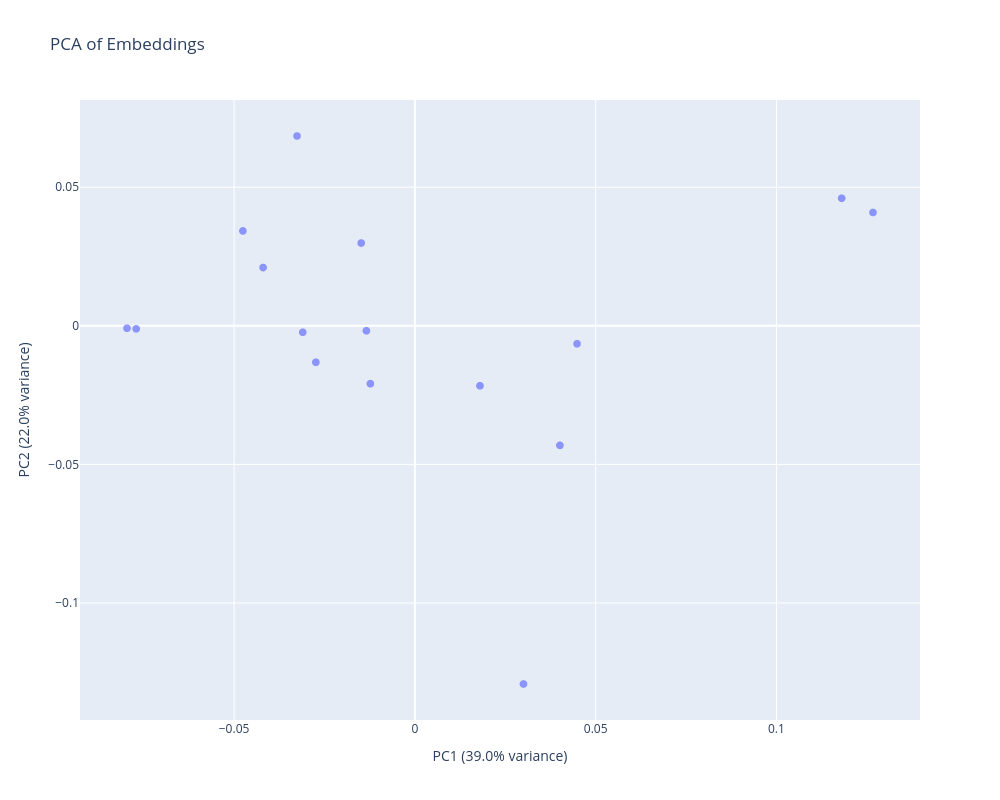

Notebook source saved alongside this figure:
### Markdown cell above
## 3. YESNO clips

A few `.wav` files from OpenSLR, read with the standard-library `wave` module. Lengths differ, so `collate_fn` pads each batch. `show_fn` returns the spectrogram as a grayscale image. The model keeps the log energy of 16 frequency bands.

### Code cell
archive = ROOT / "waves_yesno.tar.gz"
extracted = ROOT / "yesno_archive"
if not any(extracted.glob("**/*.wav")):
    urllib.request.urlretrieve(
        "https://www.openslr.org/resources/1/waves_yesno.tar.gz",
        archive,
    )
    extracted.mkdir(exist_ok=True)
    with tarfile.open(archive) as bundle:
        bundle.extractall(extracted)

clip_dir = ROOT / "clips"
clip_dir.mkdir(exist_ok=True)
for wav_path in sorted(extracted.glob("**/*.wav"))[:16]:
    shutil.copy(wav_path, clip_dir / wav_path.name)


def load_wave(path: str) -> np.ndarray:
    with wave.open(path, "rb") as handle:
        frames = handle.readframes(handle.getnframes())
        width = handle.getsampwidth()
    if width != 2:
        raise ValueError(f"Expected 16-bit wav audio, got sample width {width}.")
    audio = np.frombuffer(frames, dtype="<i2").astype(np.float32)
    return np.ascontiguousarray(audio / 32768.0)


def collate_waves(samples: list[np.ndarray]) -> torch.Tensor:
    width = max(len(sample) for sample in samples)
    rows = np.zeros((len(samples), width), dtype=np.float32)
    for index, sample in enumerate(samples):
        rows[index, : len(sample)] = sample
    return torch.from_numpy(rows)


def show_wave(waveform: np.ndarray) -> np.ndarray:
    return spectrogram_image(waveform, sample_rate=8000, n_fft=256, hop=128)


def wave_props(waveform: np.ndarray, mask: object) -> dict[str, float]:
    return {"rms": float(np.sqrt(np.mean(np.square(waveform))))}


class BandEnergy(ModelWrapper):
    """Log energy in 16 frequency bands. The batch is (B, samples)."""

    def __init__(self) -> None:
        super().__init__(model=object())

    def _get_embeddings(self, tensor: torch.Tensor) -> torch.Tensor:
        spectrum = torch.log1p(torch.fft.rfft(tensor, dim=-1).abs())
        bands = torch.nn.functional.adaptive_avg_pool1d(spectrum.unsqueeze(1), 16)
        return bands.flatten(1)


clips = PhenoMe(device="cpu", seed=0)
clips.find_files(str(clip_dir), extensions=[".wav"])
clips.set_data_io(load_wave, show_wave)
clips.process_data(BandEnergy(), collate_fn=collate_waves, batch_size=4)
clips.compute_properties(additional_property_functions={"any": wave_props})
print("embeddings", clips.get_embeddings().shape)
print("properties", clips.results.properties[0])
clips.plot_pca()
clips.plot_data_by_index(0)

### Figure 1 — Plotly figure (JSON) as saved in the notebook; plotly's stock layout.template omitted (floating-point values rounded to 4 significant figures)
{"data": [{"customdata": [[0, "0_0_0_0_1_1_1_1.wav", "0_0_0_0_1_1_1_1.wav", "0_0_0_0_1_1_1_1.wav", null, 0.04723], [1, "0_0_0_1_0_0_0_1.wav", "0_0_0_1_0_0_0_1.wav", "0_0_0_1_0_0_0_1.wav", null, 0.05034], [2, "0_0_0_1_0_1_1_0.wav", "0_0_0_1_0_1_1_0.wav", "0_0_0_1_0_1_1_0.wav", null, 0.05525], [3, "0_0_1_0_0_0_1_0.wav", "0_0_1_0_0_0_1_0.wav", "0_0_1_0_0_0_1_0.wav", null, 0.05718], [4, "0_0_1_0_0_1_1_0.wav", "0_0_1_0_0_1_1_0.wav", "0_0_1_0_0_1_1_0.wav", null, 0.0471], [5, "0_0_1_0_0_1_1_1.wav", "0_0_1_0_0_1_1_1.wav", "0_0_1_0_0_1_1_1.wav", null, 0.05093], [6, "0_0_1_0_1_0_0_0.wav", "0_0_1_0_1_0_0_0.wav", "0_0_1_0_1_0_0_0.wav", null, 0.06008], [7, "0_0_1_0_1_0_0_1.wav", "0_0_1_0_1_0_0_1.wav", "0_0_1_0_1_0_0_1.wav", null, 0.04369], [8, "0_0_1_0_1_0_1_1.wav", "0_0_1_0_1_0_1_1.wav", "0_0_1_0_1_0_1_1.wav", null, 0.04222], [9, "0_0_1_1_0_0_0_1.wav", "0_0_1_1_0_0_0_1.wav", "0_0_1_1_0_0_0_1.wav", null, 0.06582], [10, "0_0_1_1_0_1_0_0.wav", "0_0_1_1_0_1_0_0.wav", "0_0_1_1_0_1_0_0.wav", null, 0.04169], [11, "0_0_1_1_0_1_1_0.wav", "0_0_1_1_0_1_1_0.wav", "0_0_1_1_0_1_1_0.wav", null, 0.04259], [12, "0_0_1_1_0_1_1_1.wav", "0_0_1_1_0_1_1_1.wav", "0_0_1_1_0_1_1_1.wav", null, 0.05182], [13, "0_0_1_1_1_0_0_0.wav", "0_0_1_1_1_0_0_0.wav", "0_0_1_1_1_0_0_0.wav", null, 0.04271], [14, "0_0_1_1_1_0_0_1.wav", "0_0_1_1_1_0_0_1.wav", "0_0_1_1_1_0_0_1.wav", null, 0.05083], [15, "0_0_1_1_1_1_0_0.wav", "0_0_1_1_1_1_0_0.wav", "0_0_1_1_1_1_0_0.wav", null, 0.05322]], "hovertemplate": "PC1=%{x}<br>PC2=%{y}<br>Index=%{customdata[0]}<br>Image=%{customdata[1]}<br>Filename=%{customdata[2]}<br>Id=%{customdata[3]}<br>Mask_path=%{customdata[4]}<br>Rms=%{customdata[5]}<extra></extra>", "legendgroup": "", "marker": {"color": "#636EFA", "opacity": 0.7, "size": 8, "symbol": "circle"}, "mode": "markers", "name": "", "showlegend": false, "type": "scattergl", "x": [-0.01485, 0.03004, 0.118, -0.02738, -0.04197, -0.031, 0.01801, -0.0123, -0.03259, 0.1267, -0.07707, -0.07961, -0.04756, 0.04485, 0.04011, -0.0134], "xaxis": "x", "y": [0.02987, -0.1292, 0.04604, -0.01314, 0.02103, -0.002326, -0.02163, -0.02088, 0.0685, 0.0409, -0.001086, -0.0008471, 0.03423, -0.006484, -0.04314, -0.001787], "yaxis": "y"}], "layout": {"height": 800, "legend": {"tracegroupgap": 0}, "title": {"text": "PCA of Embeddings"}, "width": 1000, "xaxis": {"anchor": "y", "domain": [0, 1], "title": {"text": "PC1 (39.0% variance)"}}, "yaxis": {"anchor": "x", "domain": [0, 1], "title": {"text": "PC2 (22.0% variance)"}}}}
